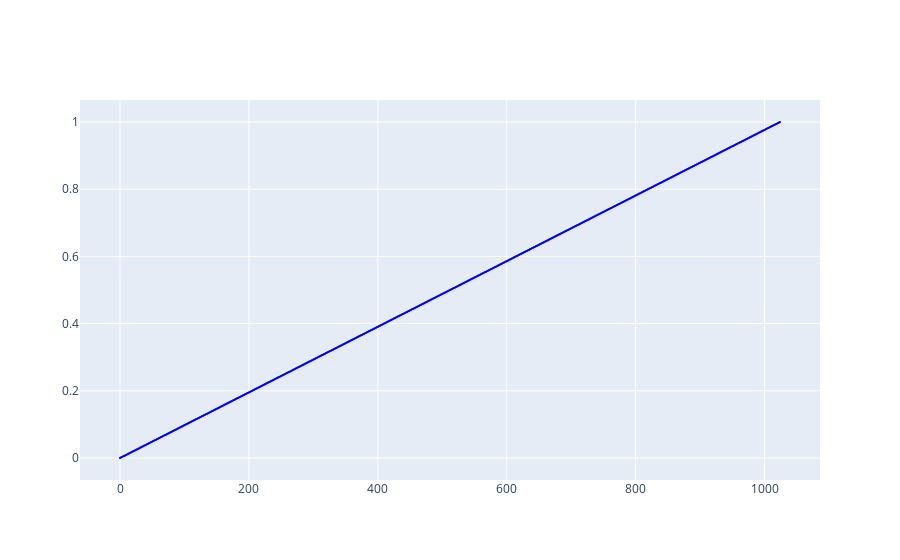

Source (notebook cell):
### Markdown cell above
Построим график зависимости $P_{(0)}$ от числа «хороших» комбинаций $n$ при условии, что число итераций $j = 1$:

### Code cell
q = 10

N = 2 ** q

j = 1

R = []
for n in [0, 1, *list(range(1, N, 1)), N]:
    p = 1 - get_P_of_0(j, n, N)
    R.append((n, p))

show(data = [[[(x[0], x[1]) for x in R], 'blue', 1]], marker_size = 2)

### Figure 1 — Plotly figure (JSON) as saved in the notebook; plotly's stock layout.template omitted (floating-point values rounded to 4 significant figures; data arrays with more than 128 entries replaced by an {"elided": "..."} marker saying what was removed)
{"data": [{"marker": {"color": "blue", "size": 2}, "mode": "markers", "opacity": 1, "type": "scatter", "x": {"elided": "1026 int values"}, "y": {"elided": "1026 float values"}}], "layout": {"title": {}, "xaxis": {"zeroline": false}, "yaxis": {"zeroline": false}}}
